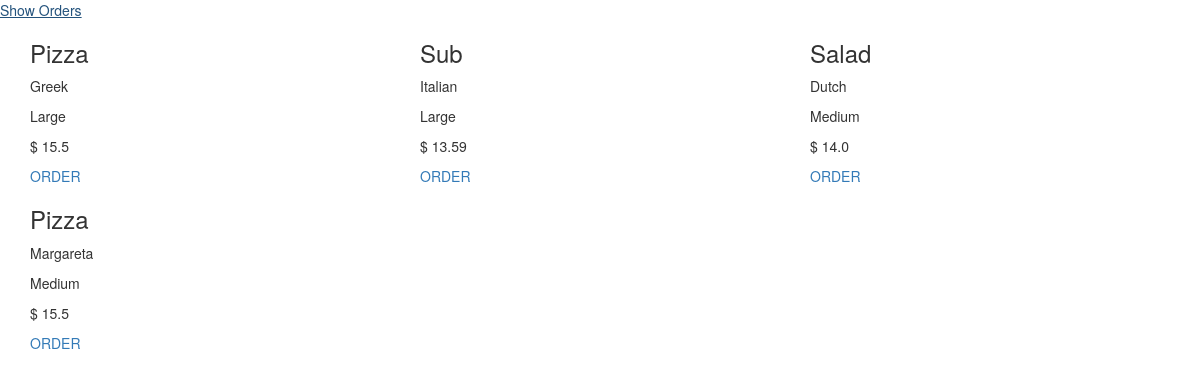
Page /test/ on the committed database.
### orders/models.py (models this page shows)
class Food(models.Model):
    type_of_food = models.CharField(max_length=10)
    style = models.CharField(max_length=30)
    size = models.CharField(max_length=10,null=True)
    TOPPINGS_NUMBER = [("None","None"), ("1","1"),("2","2"),("3","3")]
    toppingsNum = models.CharField(max_length = 5, choices = TOPPINGS_NUMBER,default = "None")
    topping1 = models.CharField(max_length=30, blank = True)
    topping2 = models.CharField(max_length=30, blank = True)
    topping3 = models.CharField(max_length=30, blank = True)
    price = models.FloatField()

### orders/views.py (the view)
# urls.py: path("test/", views.test, name="test"),
def test(request):
    foods = Food.objects.all()
    return render(request,'orders/pizza_list.html',{'foods':foods})

### orders/templates/orders/pizza_list.html (shortened to what this page needs)
<!DOCTYPE html>
{% extends "orders/base.html" %}
{% block content %}
<head>
  <link rel="stylesheet" href="https://maxcdn.bootstrapcdn.com/bootstrap/3.4.1/css/bootstrap.min.css"></link>
</head>
  <body>
    <a href = "http://127.0.0.1:8000/show_orders/{{ user.get_username }}">Show Orders</a>
    <div class="container">
    <div class="row">
      {% for food in foods %}
    <div class="col-md-4">
      <h3>{{food.type_of_food}}</h3>
      <p>{{food.style}}</p>
      <p>{{food.size}}</p>
      <p>$ {{food.price}}</p>
      <a href = "{{ user.get_username }}/{{food.id}}">ORDER</a>
    </div>
    {% endfor %}
    </div>
  </div>
  </body>
{% endblock %}

### orders/templates/orders/base.html (shortened to what this page needs)
<!DOCTYPE html>
<html>
    <body>
    </body>
<div class="content">
{% block content %}
{% endblock %}
</div>
</html>

### rows in the picture
Food: type_of_food "Pizza", style "Greek", size "Large", price "15.5"
Food: type_of_food "Sub", style "Italian", size "Large", price "13.59"
Food: type_of_food "Salad", style "Dutch", size "Medium", price "14.0"
Food: type_of_food "Pizza", style "Margareta", size "Medium", price "15.5"
